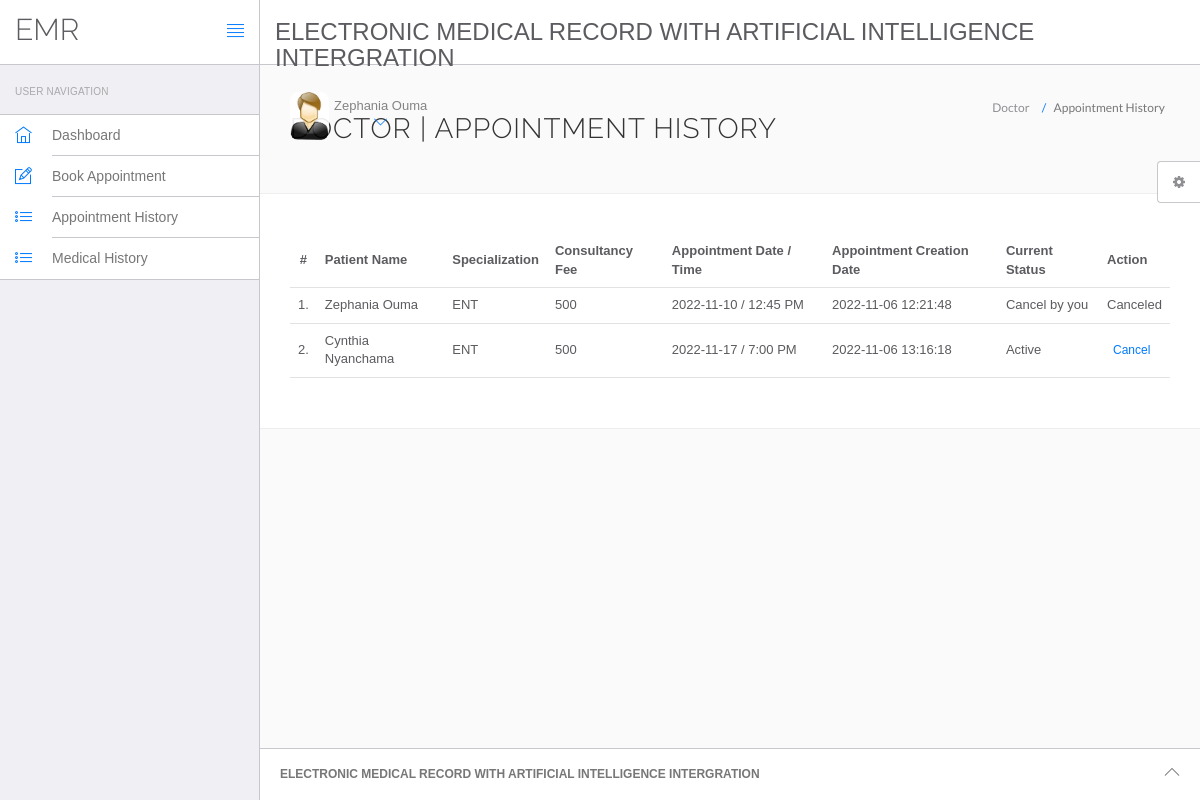
/hms/appointment-history.php (signed in), run on the app's committed database.
### tables this page shows
CREATE TABLE `users` (
  `id` int(11) NOT NULL,
  `fullName` varchar(255) DEFAULT NULL,
  `address` longtext DEFAULT NULL,
  `city` varchar(255) DEFAULT NULL,
  `gender` varchar(255) DEFAULT NULL,
  `email` varchar(255) DEFAULT NULL,
  `password` varchar(255) DEFAULT NULL,
  `regDate` timestamp NULL DEFAULT current_timestamp(),
  `updationDate` timestamp NULL DEFAULT NULL ON UPDATE current_timestamp()
);

CREATE TABLE `appointment` (
  `id` int(11) NOT NULL,
  `doctorSpecialization` varchar(255) DEFAULT NULL,
  `doctorId` int(11) DEFAULT NULL,
  `userId` int(11) DEFAULT NULL,
  `consultancyFees` int(11) DEFAULT NULL,
  `appointmentDate` varchar(255) DEFAULT NULL,
  `appointmentTime` varchar(255) DEFAULT NULL,
  `postingDate` timestamp NULL DEFAULT current_timestamp(),
  `userStatus` int(11) DEFAULT NULL,
  `doctorStatus` int(11) DEFAULT NULL,
  `updationDate` timestamp NULL DEFAULT NULL ON UPDATE current_timestamp()
);

### hms/appointment-history.php (the view, shortened to what this page needs)
<?php
include('include/config.php');
if(strlen($_SESSION['id']==0)) {
 header('location:logout.php');
  } else{
?>
<!DOCTYPE html>
<html lang="en">
	<head>
		<link rel="stylesheet" href="vendor/bootstrap/css/bootstrap.min.css">
		<link rel="stylesheet" href="vendor/fontawesome/css/font-awesome.min.css">
		<link rel="stylesheet" href="vendor/themify-icons/themify-icons.min.css">
		<link href="vendor/animate.css/animate.min.css" rel="stylesheet" media="screen">
		<link href="vendor/perfect-scrollbar/perfect-scrollbar.min.css" rel="stylesheet" media="screen">
		<link href="vendor/switchery/switchery.min.css" rel="stylesheet" media="screen">
		<link href="vendor/bootstrap-touchspin/jquery.bootstrap-touchspin.min.css" rel="stylesheet" media="screen">
		<link href="vendor/select2/select2.min.css" rel="stylesheet" media="screen">
		<link href="vendor/bootstrap-datepicker/bootstrap-datepicker3.standalone.min.css" rel="stylesheet" media="screen">
		<link href="vendor/bootstrap-timepicker/bootstrap-timepicker.min.css" rel="stylesheet" media="screen">
		<link rel="stylesheet" href="assets/css/styles.css">
		<link rel="stylesheet" href="assets/css/plugins.css">
		<link rel="stylesheet" href="assets/css/themes/theme-1.css" id="skin_color" />
	</head>
	<body>
		<div id="app">
<?php include('include/sidebar.php');?>
			<div class="app-content">
					<?php include('include/header.php');?>
				<div class="main-content" >
					<div class="wrap-content container" id="container">
						<section id="page-title">
							<div class="row">
								<div class="col-sm-8">
									<h1 class="mainTitle">Doctor  | Appointment History</h1>
																	</div>
								<ol class="breadcrumb">
									<li>
										<span>Doctor </span>
									</li>
									<li class="active">
										<span>Appointment History</span>
									</li>
								</ol>
							</div>
						</section>
						<div class="container-fluid container-fullw bg-white">
									<div class="row">
								<div class="col-md-12">
									<table class="table table-hover" id="sample-table-1">
										<thead>
											<tr>
												<th class="center">#</th>
												<th class="hidden-xs">Patient  Name</th>
												<th>Specialization</th>
												<th>Consultancy Fee</th>
												<th>Appointment Date / Time </th>
												<th>Appointment Creation Date  </th>
												<th>Current Status</th>
												<th>Action</th>
											</tr>
										</thead>
										<tbody>
<?php
$sql=mysqli_query($con,"select users.fullName as fname,appointment.*  from appointment join users on users.id=appointment.userId where appointment.doctorId='".$_SESSION['id']."'");
$cnt=1;
while($row=mysqli_fetch_array($sql))
{
?>
											<tr>
												<td class="center"><?php echo $cnt;?>.</td>
												<td class="hidden-xs"><?php echo $row['fname'];?></td>
												<td><?php echo $row['doctorSpecialization'];?></td>
												<td><?php echo $row['consultancyFees'];?></td>
												<td><?php echo $row['appointmentDate'];?> / <?php echo
												 $row['appointmentTime'];?>
												</td>
												<td><?php echo $row['postingDate'];?></td>
												<td>
<?php if(($row['userStatus']==1) && ($row['doctorStatus']==1))
{
	echo "Active";
}
if(($row['userStatus']==1) && ($row['doctorStatus']==0))
{
	echo "Cancel by you";
}
												?></td>
												<td >
												<div class="visible-md visible-lg hidden-sm hidden-xs">
							<?php if(($row['userStatus']==1) && ($row['doctorStatus']==1))
{ ?>
	<a href="appointment-history.php?id=<?php echo $row['id']?>&cancel=update" onClick="return confirm('Are you sure you want to cancel this appointment ?')"class="btn btn-transparent btn-xs tooltips" title="Cancel Appointment" tooltip-placement="top" tooltip="Remove">Cancel</a>
	<?php } else {
		echo "Canceled";
		} ?>
												</div>
												</td>
											</tr>
											<?php
$cnt=$cnt+1;
											 }?>
										</tbody>
									</table>
								</div>
							</div>
								</div>
					</div>
				</div>
			</div>
	<?php include('include/footer.php');?>
	<?php include('include/setting.php');?>
		</div>
	</body>
</html>
<?php } ?>

### hms/include/header.php (shortened to what this page needs)
<header class="navbar navbar-default navbar-static-top">
					<div class="navbar-header">
						<a class="navbar-brand" href="#">
							<h2 style="padding-top:20% ">EMR</h2>
						</a>
						<a href="#" class="sidebar-toggler pull-right visible-md visible-lg" data-toggle-class="app-sidebar-closed" data-toggle-target="#app">
							<i class="ti-align-justify"></i>
						</a>
					</div>
					<div class="navbar-collapse collapse">
						<ul class="nav navbar-right">
								<li  style="padding-top:2% ">
								<h3>ELECTRONIC MEDICAL RECORD WITH ARTIFICIAL INTELLIGENCE INTERGRATION</h3>
							</li>
							<li class="dropdown current-user">
								<a href class="dropdown-toggle" data-toggle="dropdown">
									<img src="assets/images/images.jpg"> <span class="username">
									<?php $query=mysqli_query($con,"select fullName from users where id='".$_SESSION['id']."'");
while($row=mysqli_fetch_array($query))
{
	echo $row['fullName'];
}
									?> <i class="ti-angle-down"></i></i></span>
								</a>
							</li>
						</ul>
					</div>
				</header>

### hms/assets/css/themes/theme-1.css (style rules this page uses)
body { background: #FAFAFA; }
header .navbar-header { background: #ffffff !important; border-right-color: #c8c7cc !important; border-bottom-color: #c8c7cc !important; }
header .navbar-header .sidebar-toggler, header .navbar-header .sidebar-mobile-toggler { color: #007aff !important; }
header .navbar-header .navbar-brand { color: #777 !important; }
header .navbar-collapse { background: #ffffff !important; border-bottom-color: #c8c7cc !important; box-shadow: none !important; }
header .navbar-collapse .navbar-right > li > a { color: #777; }
header .navbar-collapse .navbar-right > li > a i { color: #007aff !important; }

### data on the page
users: fullName "Zephania Ouma"
appointment: userId.fullName "Zephania Ouma", doctorSpecialization "ENT", consultancyFees "500", appointmentDate "2022-11-10", appointmentTime "12:45 PM", postingDate "2022-11-06 12:21:48", userStatus "Cancel by you"
appointment: userId.fullName "Cynthia Nyanchama", doctorSpecialization "ENT", consultancyFees "500", appointmentDate "2022-11-17", appointmentTime "7:00 PM", postingDate "2022-11-06 13:16:18", userStatus "Active"
